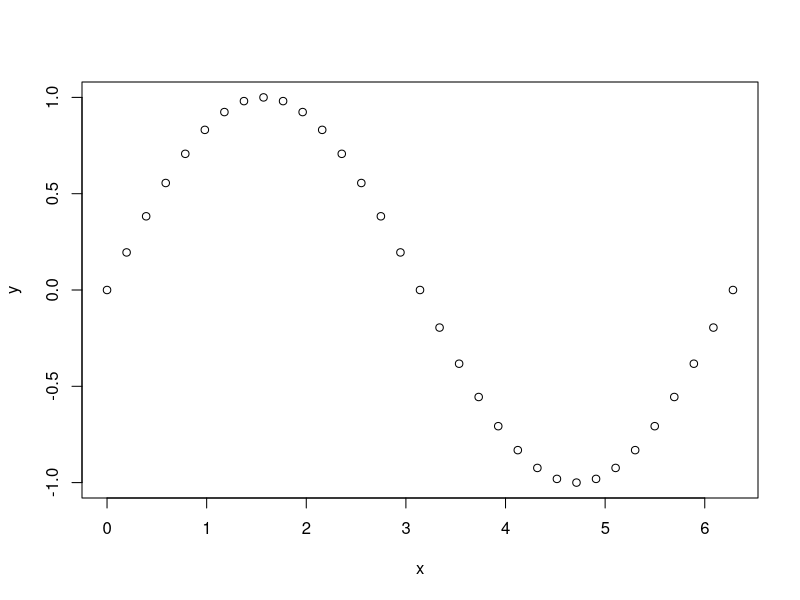
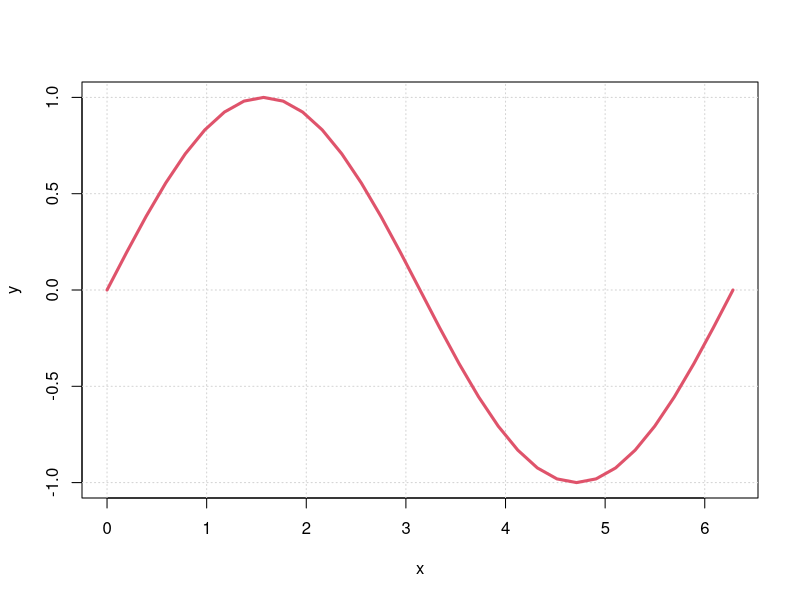
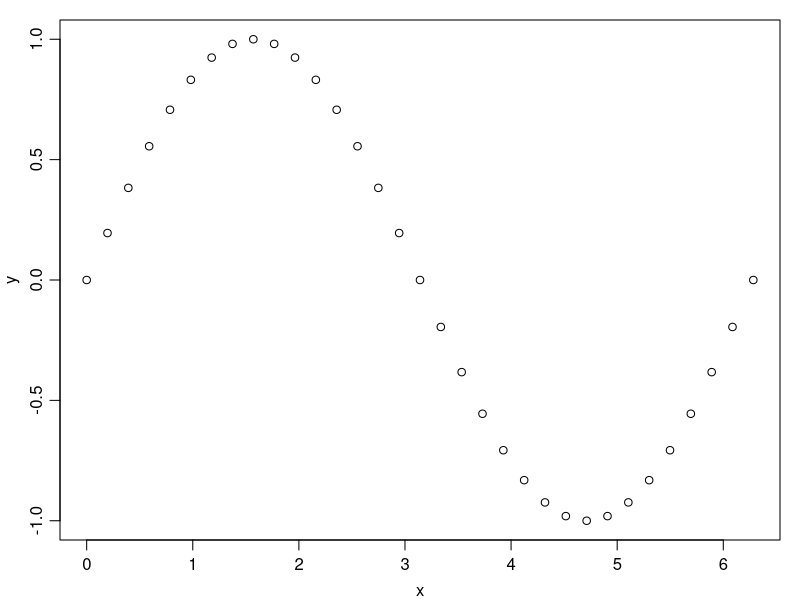
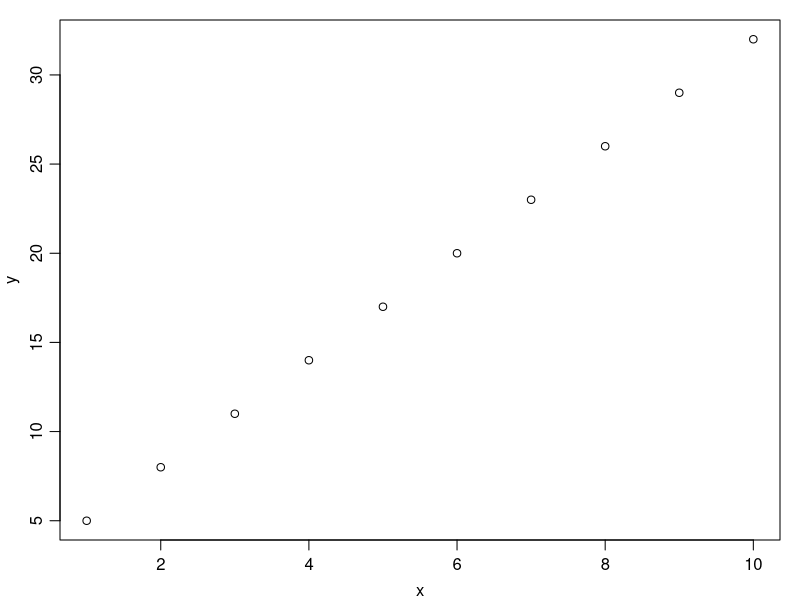
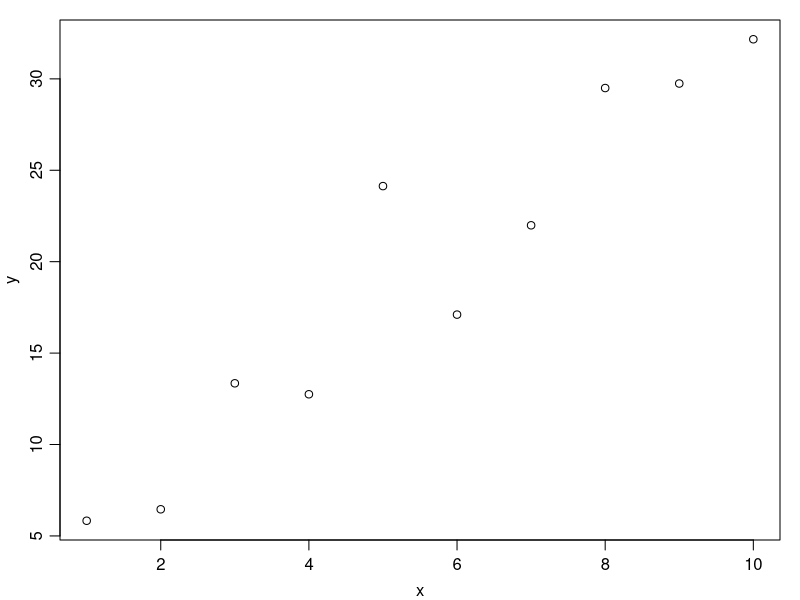
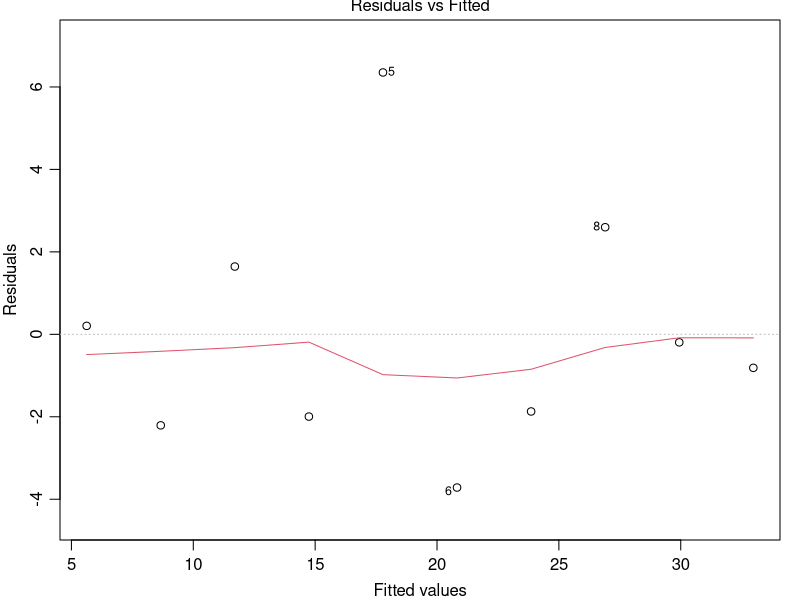
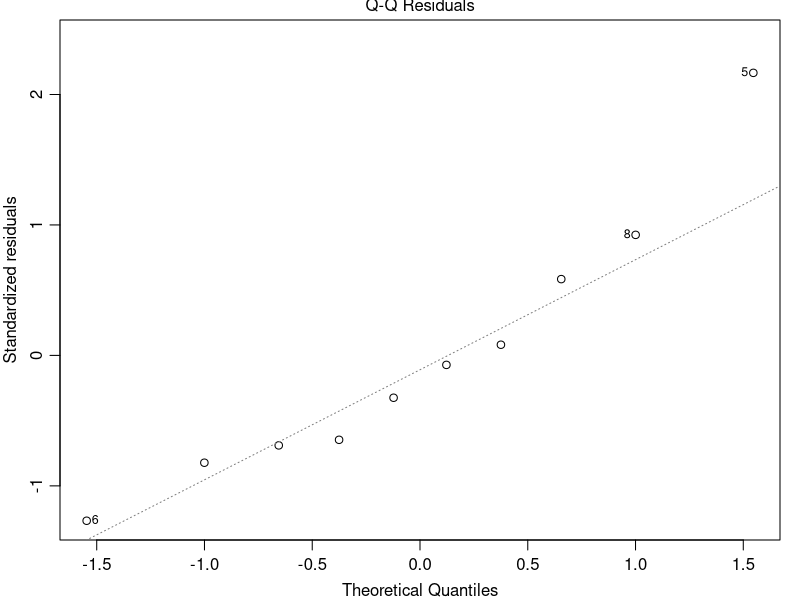
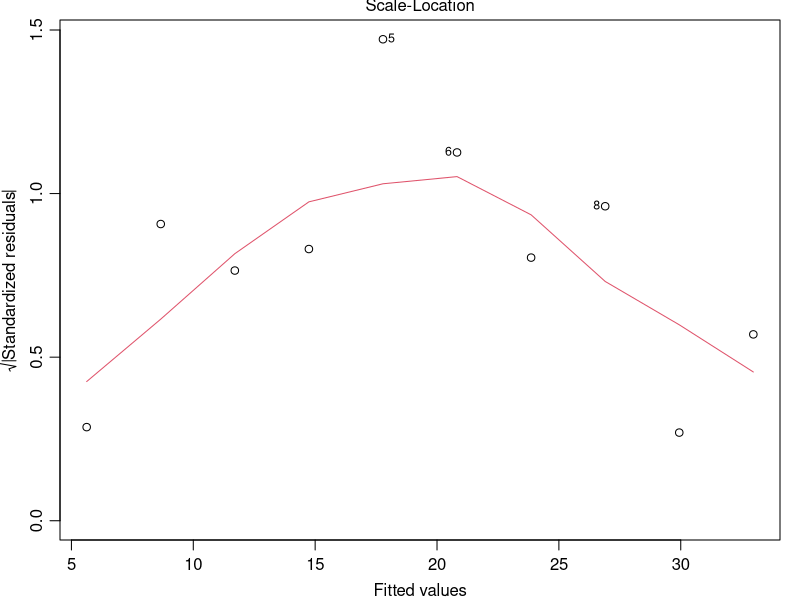

Generate these figures, in order, with R: (Note: this script raises an error after producing the figures.)
## ---- chunk 1
x <- c(1,3,5) #By value
## ---- chunk 2
x
## ---- chunk 3
x <- 1:100 #By range
## ---- chunk 4
x
## ---- chunk 5
x <- seq(0,2*pi, pi/16) #By sequence
## ---- chunk 6
x
## ---- chunk 7
x <- seq(0,2*pi, pi/16) #Assign x
y <- sin(x) #Assign y based on some value x
plot(x,y) 
## ---- chunk 8
plot(x,y, type="l")
grid()
lines(x,y,col=2, lwd=3)
## ---- chunk 9
par(mar=c(3,3,1,1)) #A numerical vector of the form c(bottom, left, top, right)
## ---- chunk 10
par(mgp=c(2,0.7,0)) #The margin line (in mex units) for the axis title, axis labels and axis line.
## ---- chunk 11
par(mgp=c(2,0.7,0), mar=c(3,3,1,1)) #Ensure to call 'par()' before 'plot()'
plot(x,y)
## ---- chunk 12
#Generate some data 
x <- 1:10 
y <- 2+3*x
## ---- chunk 13
plot(x,y)
## ---- chunk 14
noise <- rnorm(x, mean=0,sd=3)
y <- y+noise
## ---- chunk 15
plot(x,y)
## ---- chunk 16
m <- lm(y~x) #Store the linear model output in variable 'm'
## ---- chunk 17
m #Call and Coefficients
summary(m) #Detailed summary
## ---- chunk 18
plot(m)
## ---- chunk 19
confint(m, level=0.95)
## ---- chunk 20
coef(m)[1] #Intercept
coef(m)[2] #Slope

coef(m) #Intercept and slope
## ---- chunk 21
plot(x,y)
grid() #Add a grid
mtext(paste("model:" ,round(coef(m)[1],2), "+", round(coef(m)[2],2), "*x")) #Paste the model coefficients onto the plot
abline(m) #Add the regression line onto the plot 
lines(predict(m), lty=2, lwd=3) #Add prediction based on regression
## ---- chunk 22
x <- seq(0,10,length.out=50)
A <- 1
B <- 5
y <- A*x*exp(-x/B)
## ---- chunk 23
plot(x,y)
## ---- chunk 24
nls(y~A*x*exp(-x/B))
## ---- chunk 25
nls(y~A*x*exp(-x/B), start=list(A=1.035,B=4.834))
## ---- chunk 26
nls(y~A*x*exp(-x/B), start=list(A=1,B=40))
## ---- chunk 27
y <- y+rnorm(x,sd=0.05) #add noise to the data
mnonlinear  <- nls(y~A*x*exp(-x/B), start=list(A=1,B=4))
## ---- chunk 28
mnonlinear #Call and Coefficients
summary(mnonlinear) #Detailed summary
## ---- chunk 29
coef(mnonlinear)[1] #Intercept
coef(mnonlinear)[2] #Slope

coef(mnonlinear) #Intercept and slope
## ---- chunk 30
confint(mnonlinear, level=0.95)
## ---- chunk 31
RSS.p <- sum(residuals(mnonlinear)^2)
## ---- chunk 32
(TSS <- sum((y - mean(y))^2))  
## ---- chunk 33
1 - (RSS.p/TSS)  
## ---- chunk 34
mean(resid(mnonlinear))
## ---- chunk 35
plot(mnonlinear$m$fitted(),mnonlinear$m$resid())
## ---- chunk 36
plot(x,y)
grid() #Add a grid
mtext(paste("model:" ,round(coef(mnonlinear)[1],2), "*x", "*exp(-x/", round(coef(mnonlinear)[2],2), ")")) #Paste the model coefficients onto the plot

s <- seq(from = min(x), to= max(x), length = length(x))
lines(s, predict(mnonlinear, list(x = s)), lty=3, lwd=2) #Add prediction based on regression 
